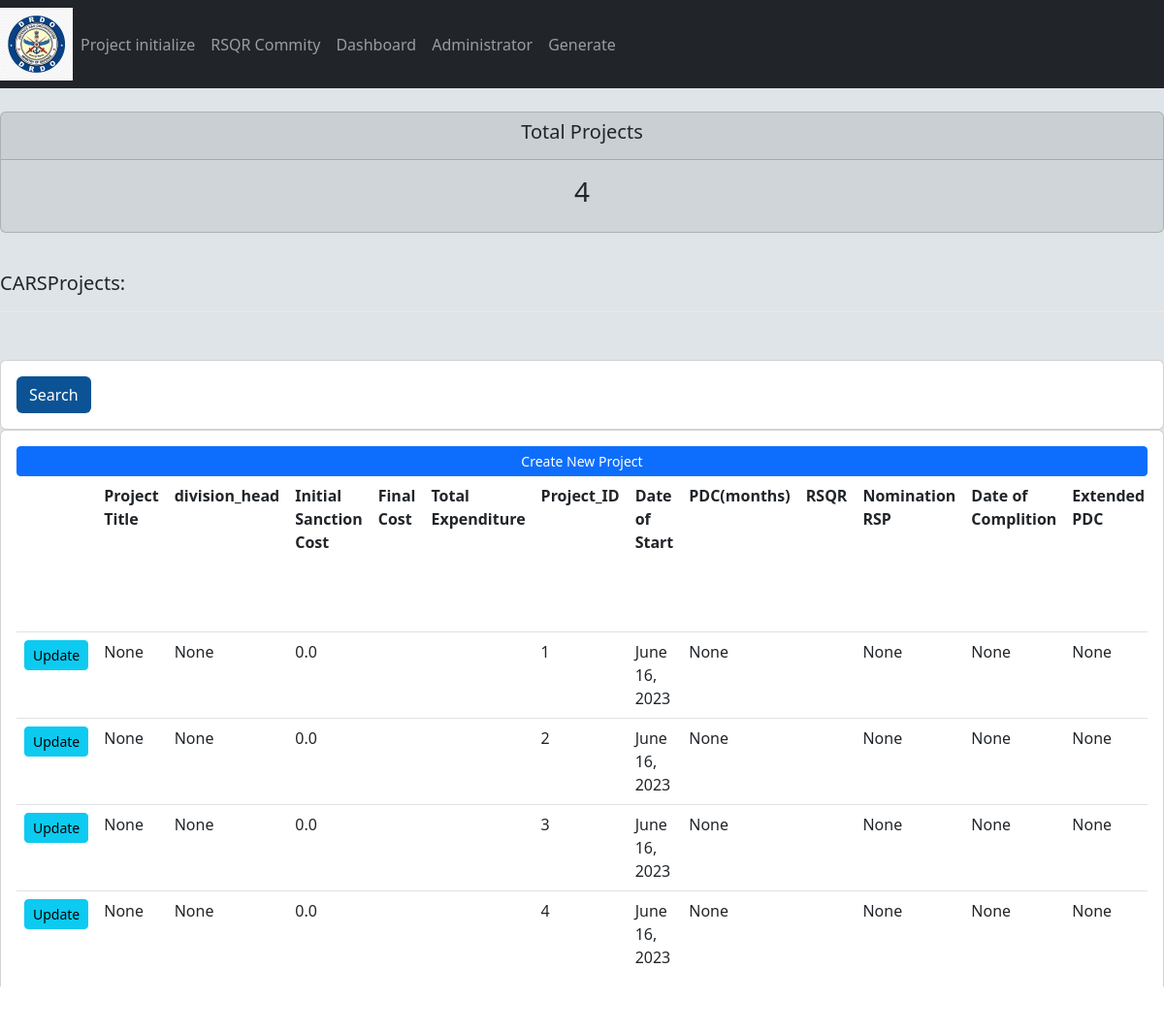
Page /dashboard/ on the earlier database version.
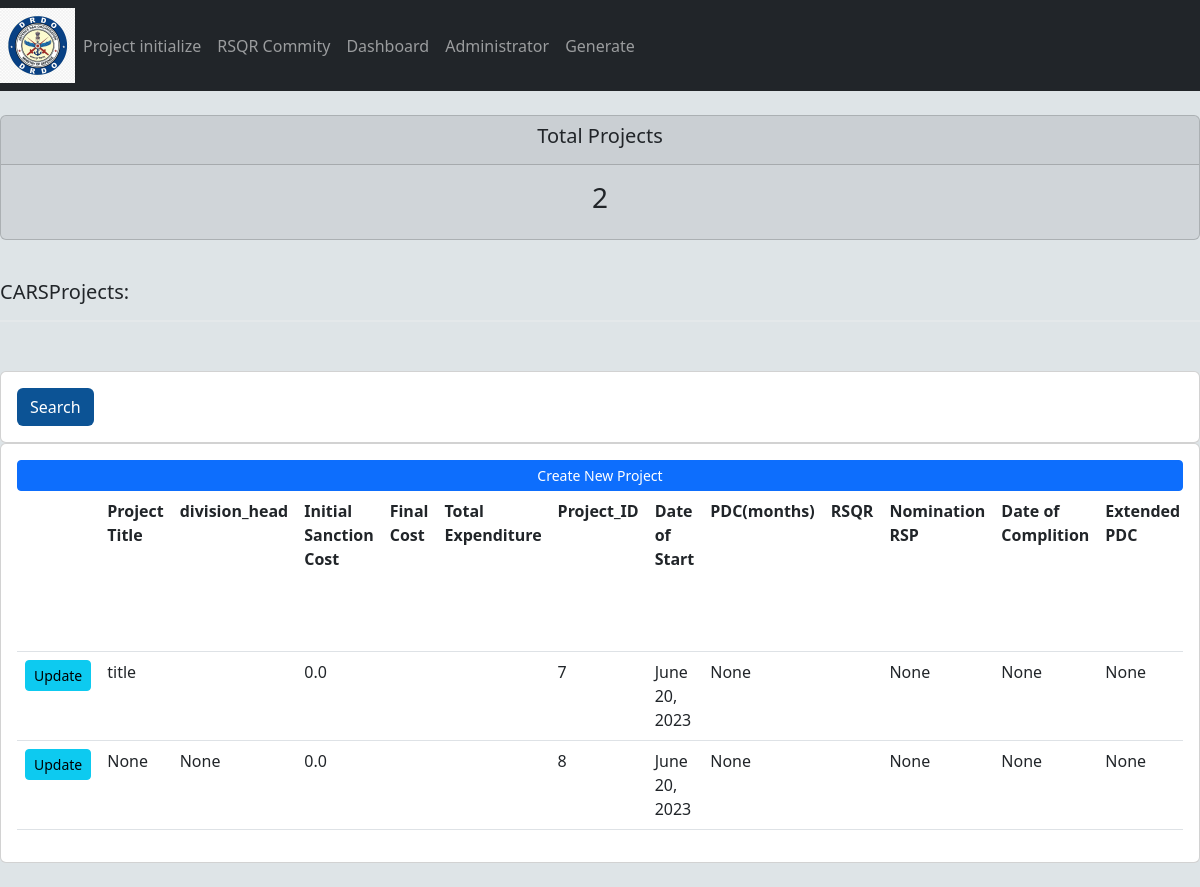
Same page on the later database version.
### CARSProject/models.py (models this page shows)
class project(models.Model):
    project_id  = models.IntegerField( primary_key=True,)
    Title_of_Project = models.CharField(max_length = 500, null = True, blank = True)
    division_head = models.CharField(max_length = 600, null = True, blank = True)
    project_no_buildup = models.CharField(max_length= 400,null = True ,blank=True)
    carscoordinator = models.CharField(max_length = 100, null = True, blank=True)
    total_cost = models.FloatField(default= 0,blank = True)
    irsp = models.FileField(null=True, blank = True)
    carsl1selectedinstitutes = models.CharField(max_length = 500, null= True, blank=True)
    initial_sanction_cost = models.FloatField(default=0,null = True, blank=True)
    date_of_start = models.DateField(auto_now_add = True,null = True, blank=True)
    pdc = models.DateField(null = True, blank=True)
    nomination_rsp = models.CharField(max_length=100,null = True, blank=True)
    date_of_complition = models.DateField(null = True, blank=True)
    extended_pdc =  models.DateField(blank= True, null = True)
    no_of_publications = models.FloatField(default= 0,null = True, blank=True)
    no_of_irsp_Filed = models.FloatField(blank= True, default=0,null = True)
    trained_manpower = models.PositiveBigIntegerField(blank=True , default=0,null = True)
    domain_lab = models.CharField(max_length=500,null = True, blank=True)
    cluster = models.CharField(max_length=100, blank=True,null = True)
    scantion_year = models.PositiveIntegerField(null = True, blank=True)
    current_status = models.CharField(max_length=1000 , blank = True,null = True)
    date_of_closure = models.DateField(null = True, blank=True)
    cost_in_lakh =models.FloatField(null = True, blank=True)
    advance_date = models.DateField(null = True, auto_now=True, blank=True)
    advnace_amount = models.FloatField(null = True, blank=True)
    dv_no_cheque_slip_no = models.FloatField(null  = True, blank=True)
    cheque_date = models.DateField(null = True, blank=True)
    installment_1_date = models.DateField(null = True, blank=True)
    installment_1_amount = models.FloatField(null = True, blank=True)
    cheque_no_date = models.CharField(null = True, max_length= 500, blank=True)
    installment_2_date = models.DateField(null = True, blank=True)
    installment_2_amount = models.FloatField(null = True, blank=True)
    cheque_no_date = models.CharField(null = True, max_length=500, blank=True)
    installment_3_date = models.DateField(null = True, blank=True)
    installment_3_amount = models.FloatField(null = True, blank=True)
    cheque_no_date = models.CharField(null = True, max_length=500, blank=True)
    installment_4_date = models.DateField(null = True, blank=True)
    installment_4_amount = models.FloatField(null = True, blank=True)
    cheque_no_date = models.CharField(null = True, max_length=500, blank=True)
    total_amount_released = models.FloatField(null = True, blank=True)
    unutilized_amount = models.FloatField(null=True, blank=True)
    total_utilized_amount = models.FloatField(null = True, blank=True)
    rsqrdoc = models.FileField(null = True, blank = True)
    objective = models.CharField(max_length = 225, blank = True, null=True)
    justification = models.CharField(max_length =500, blank = True, null=True)
    plan_of_work = models.CharField(max_length = 600, blank = True, null=True)
    milestones = models.CharField(max_length= 600, blank = True, null=True)
    project_investigator = models.CharField(max_length = 500, blank = True, null=True)
    duration = models.CharField(max_length = 500, blank = True, null=True)
    chairman = models.CharField(max_length = 100, blank = True, null=True)
    member_1= models.CharField(max_length = 100, blank = True, null=True)
    member_2= models.CharField(max_length = 100, blank = True, null=True)
    member_3= models.CharField(max_length = 100, blank = True, null=True)
    member_secretory = models.CharField(max_length =100, blank = True, null=True)
    minsheet = models.FileField(blank = True, null=True)

### CARSProject/views.py (the view)
# urls.py: path('dashboard/', views.dashboard, name='dashboard'),
def dashboard(request):
    return render(request, 'CARSProject/Dashboard.html', context )

### CARSProject/templates/CARSProject/dashboard.html (shortened to what this page needs)
{%extends 'CARSProject/main.html'%}
{% block content%}
{%include 'CARSProject/stats.html'%}
<br>
<div class = "row">
    <div class = "col">
        <h5>CARSProjects:</h5>
        <hr>
        <br>
        <div class ="row">
            <div class = "col">
                <div class = "card card-body">
                    <form method="get">
                        <button class ="btn btn-orimary" type = "submit" style = "background-color : rgb(12, 83, 149) ; color: white">Search</button>
                    </form>
                </div>
            </div>
        </div>
        <div class ="card card-body">
            <a class = "btn btn-primary btn-sm btn-block" href="/create_project">Create New Project
            </a>
            <table class="table">
                <tr>
                    <th></th>
                    <th>Project Title</th>
                    <th>division_head</th>
                    <th>Initial Sanction Cost</th>
                    <th>Final Cost</th>
                    <th>Total Expenditure</th>
                    <th>Project_ID</th>
                    <th>Date of Start</th>
                    <th>PDC(months)</th>
                    <th>RSQR</th>
                    <th>Nomination RSP</th>
                    <th>Date of Complition</th>
                    <th>Extended PDC</th>
                </tr>
                {% for i in CARSlist %}
                <tr>
                    <td><a class = "btn btn-sm btn-info" href="{% url 'updateproject' i.project_id %}">Update</a></td>
                    <td>{{i.Title_of_Project}}</td>
                    <td>{{i.division_head}}</td>
                    <td>{{i.initial_sanction_cost}}</td>
                    <td>{{i.final_cost}}</td>
                    <td>{{i.total_expenditure}}</td>
                    <td>{{i.project_id}}</td>
                    <td>{{i.date_of_start}}</td>
                    <td>{{i.pdc}}</td>
                    <td>{{i.rsqr}}</td>
                    <td>{{i.nomination_rsp}}</td>
                    <td>{{i.date_of_complition}}</td>
                    <td>{{i.extended_pdc}}</td>
                </tr>
                {% endfor %}
            </table>
        </div>
    </div>
</div>
<br>
{% endblock%}

### CARSProject/templates/CARSProject/main.html (shortened to what this page needs)
{% load static %}
<!DOCTYPE html>
<html lang="en">
    <head>
        <link href="https://cdn.jsdelivr.net/npm/bootstrap@5.3.0-alpha3/dist/css/bootstrap.min.css" rel="stylesheet">
        <link rel="stylesheet" href={% static '/css/main.css'%}>
    </head>
    <body>
        {%include 'CARSProject/navbar.html'%}
        {% block content %}
        {% endblock%}
    </body>
</html>

### CARSProject/templates/CARSProject/navbar.html (shortened to what this page needs)
{% load static%}
<nav class="navbar navbar-expand-lg navbar-dark bg-dark">
    <img src="{%static '/media/logo.jpg'%}" alt="DRDO LOGO"  width="75" height="75">
    <div class="collapse navbar-collapse" id="navbarNav">
      <ul class="navbar-nav">
        <li class="nav-item active">
          <a class="nav-link" href="/">Project initialize</a>
        </li>
        <li class="nav-item">
          <a class="nav-link" href="/irspcommity">RSQR Commity</a>
        <li class="nav-item">
          <a class="nav-link" href="/dashboard">Dashboard</a>
        </li>
        <li class="nav-item">
          <a class="nav-link" href="/admin">Administrator</a>
        </li>
        <li class="nav-item">
          <a class="nav-link" href="/generate">Generate</a>
        </li>
      </ul>
    </div>
  </nav>

### CARSProject/templates/CARSProject/stats.html
<br>
<div class = "row">
    <div class = "col">
        <div class = "col-md">
            <div class= "card text-center text-while mb-3" id = "total-projects" >
                <div class = "card-header">
                    <h5 class = "card-title">Total Projects</h5>
                </div>
                <div class = "card-body">
                    <h3 class = "card-title">{{total_projects}}</h3>
                </div>
            </div>
        </div>
    </div>
</div>

### static/css/main.css (style rules this page uses)
.table { width: 100%; height: auto; display : flex; flex-wrap: nowrap; overflow-x: auto; scroll-behavior: smooth; -webkit-overflow-scrolling: touch; }

### CARSProject/templates/CARSProject/main.html (style rules this page uses)
* { box-sizing: border-box }
hr { border: 1px solid #f1f1f1; margin-bottom: 25px; }
a { color: dodgerblue; }
body { background-color: #dee4e7f9; }
#total-projects { background-color : #060f1210; }

Differences in the rows shown:
removed project: Title_of_Project "None", division_head "None", initial_sanction_cost "0.0", project_id "1", date_of_start "June 16, 2023", pdc "None", nomination_rsp "None", date_of_complition "None", extended_pdc "None"
removed project: Title_of_Project "None", division_head "None", initial_sanction_cost "0.0", project_id "2", date_of_start "June 16, 2023", pdc "None", nomination_rsp "None", date_of_complition "None", extended_pdc "None"
removed project: Title_of_Project "None", division_head "None", initial_sanction_cost "0.0", project_id "3", date_of_start "June 16, 2023", pdc "None", nomination_rsp "None", date_of_complition "None", extended_pdc "None"
removed project: Title_of_Project "None", division_head "None", initial_sanction_cost "0.0", project_id "4", date_of_start "June 16, 2023", pdc "None", nomination_rsp "None", date_of_complition "None", extended_pdc "None"
added project: Title_of_Project "title", initial_sanction_cost "0.0", project_id "7", date_of_start "June 20, 2023", pdc "None", nomination_rsp "None", date_of_complition "None", extended_pdc "None"
added project: Title_of_Project "None", division_head "None", initial_sanction_cost "0.0", project_id "8", date_of_start "June 20, 2023", pdc "None", nomination_rsp "None", date_of_complition "None", extended_pdc "None"
Other differences:
{{ total_projects }}: "4" → "2"
